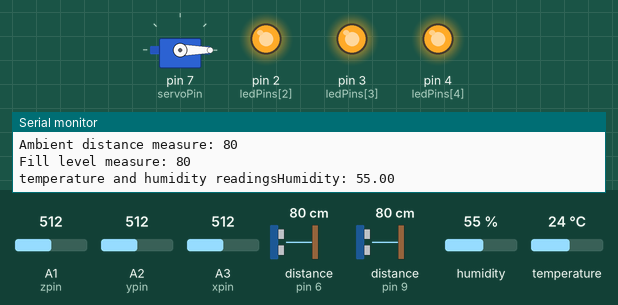
Simulated run of this sketch. Board: Arduino Uno, built with avr-gcc and run on an emulated ATmega328P. Shown: servo, output pins drawn as LEDs (lit = HIGH), the last lines printed to the serial monitor. Wiring (inferred from the names in the program): 2 × ultrasonic range finder: trigger pin 5, echo pin 6 / trigger pin 8, echo pin 9. The inputs (shaded band) are chosen by the test bench; at power-on: distance to the obstacle (sensors on pin 6, pin 9) 80 cm, A1 (zpin) = 512, A2 (ypin) = 512, A3 (xpin) = 512, humidity 55 %, temperature 24 °C. The echo pulse lasts 58.3 µs per cm; pins used as bus, display or sensor lines are not drawn.

Above: at 9.3 s.
9.4 s: distance to the obstacle (sensor on pin 6) set to 23 cm
15.3 s: distance to the obstacle (sensor on pin 6) set to 18 cm
At 19.0 s:
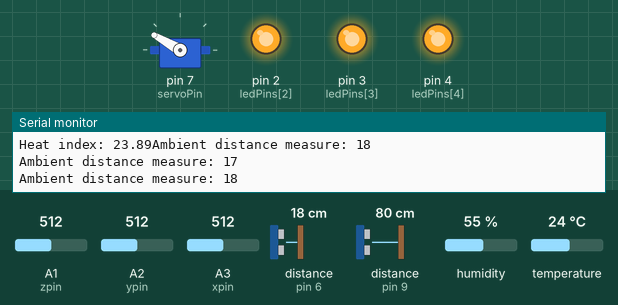
21.1 s: distance to the obstacle (sensor on pin 9) set to 76 cm
At 24.8 s:
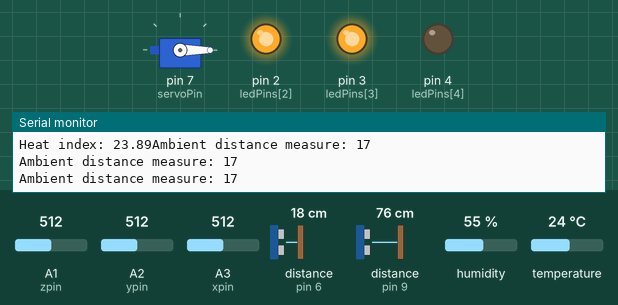
27.0 s: distance to the obstacle (sensor on pin 9) set to 68 cm
29.4 s: distance to the obstacle (sensor on pin 9) set to 59 cm
At 32.9 s:
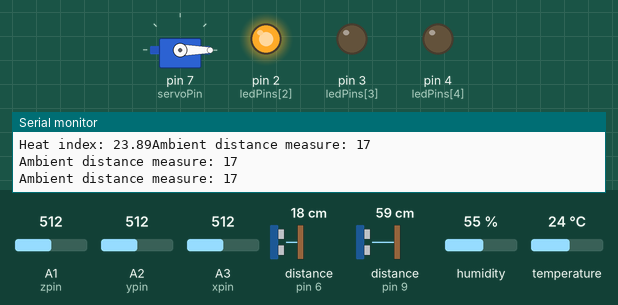
35.3 s: distance to the obstacle (sensor on pin 9) set to 2 cm
At 37.5 s:
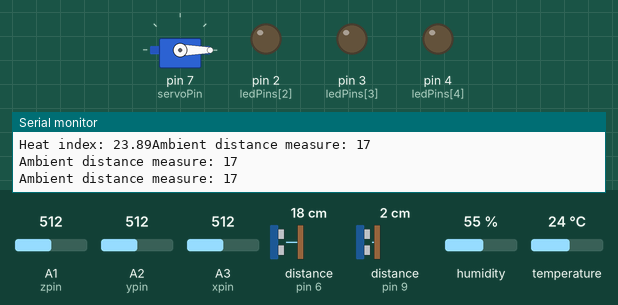
Timing chart, 0 to 42.0 s (numbered marks = the images above; inputs shaded):
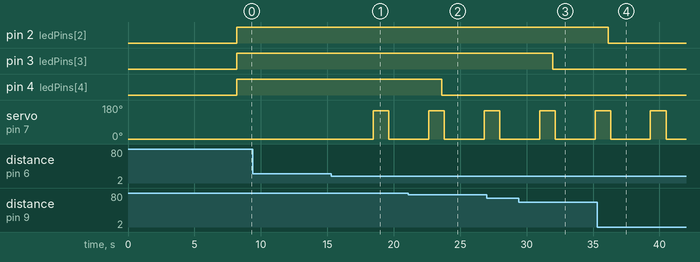

The sketch:

IoT_waste_management.ino
```cpp
#include <Servo.h> //servo library
#include "DHT.h"

// ultrasonic sensor for ambient distance
const int trigPin_ambi = 5;
const int echoPin_ambi = 6;

// ultrasonic sensor for fill level
const int trigPin_fill = 8;
const int echoPin_fill = 9;

// servo configuration
Servo servo;
const int servoPin = 7;

// led for 'on' indication
const int led = 10;

// LED bar graph
int ledCount = 5; // the number of LEDs in the bar graph
int ledPins[] = {0, 1, 2, 3, 4}; // an array of pin numbers to which LEDs are attached

// ADXL-335
const int xpin = A3; // x-axis of the accelerometer
const int ypin = A2; // y-axis
const int zpin = A1; // z-axis (only on 3-axis models)

// DHT11 - temperature humidity sensor
#define DHTTYPE DHT22
const int DHTPIN = 11;
DHT dht(DHTPIN, DHTTYPE);

long dist_ambi, dist_fill, duration_ambi, duration_fill, bin_height; //variables for dustbin fill level
long aver_ambi[3];   //array for average
long cali_height[3]; //array for bin height calibration
// variables for ADXL335
int xsample = 0;
int ysample = 0;
int zsample = 0;
long start;
bool topple;
#define samples 50
#define maxVal 20
#define minVal -20
#define ckTime 2000

// function to measure ambient distance
long measure_ambi()
{
  long cm, inches;

  digitalWrite(led, HIGH);
  digitalWrite(trigPin_ambi, LOW);
  delayMicroseconds(5);
  digitalWrite(trigPin_ambi, HIGH);
  delayMicroseconds(15);
  digitalWrite(trigPin_ambi, LOW);
  pinMode(echoPin_ambi, INPUT);

  duration_ambi = pulseIn(echoPin_ambi, HIGH);
  // inches = microsecondsToInches(duration_ambi); // distance in inches
  cm = microsecondsToCentimeters(duration_ambi); // distance in cm

  Serial.print("Ambient distance measure: ");
  // Serial.print(inches);
  Serial.print(cm);
  Serial.print("\n");

  return cm;
}

// function to measure fill level
long measure_fill()
{
  long cm, inches;

  digitalWrite(trigPin_fill, LOW);
  delayMicroseconds(5);
  digitalWrite(trigPin_fill, HIGH);
  delayMicroseconds(15);
  digitalWrite(trigPin_fill, LOW);
  pinMode(echoPin_fill, INPUT);

  duration_fill = pulseIn(echoPin_fill, HIGH);
  // inches = microsecondsToInches(duration_fill);  // distance in inches
  cm = microsecondsToCentimeters(duration_fill); // distance in cm

  Serial.print("Fill level measure: ");
  // Serial.print(inches);
  Serial.print(cm);
  Serial.print("\n");

  return cm;
}

// function to convert duration to inches
long microsecondsToInches(long microseconds)
{
  return microseconds / 74 / 2;
}

// function to convert duration to cms
long microsecondsToCentimeters(long microseconds)
{
  return microseconds / 29 / 2;
}

// function to open bin when personnel is standing near
void open(long d)
{
  if (d < 20)
  {
    //Change distance as per your need
    servo.attach(servoPin);
    delay(1);
    servo.write(0);
    delay(3000);
    servo.write(150);
    delay(1000);
    servo.detach();
    Serial.print("Distance from bin: ");
    Serial.print(d);
    Serial.print("\n");
  }
}

// calibrating the ADXL335
void calibrate_adxl(){
  for (int i = 0; i < samples; i++)
  {
    xsample += analogRead(xpin);
    ysample += analogRead(ypin);
    zsample += analogRead(zpin);
  }
  xsample /= samples;
  ysample /= samples;
  zsample /= samples;
}

// setup process - will run only once
void setup()
{
  Serial.begin(9600); // Starting Serial Terminal

  delay(5000);

  // ADXL335 setup
  calibrate_adxl();
  topple = false;

  // servo setup
  servo.attach(servoPin);

  // ultrasonic sensor
  pinMode(trigPin_ambi, OUTPUT);
  pinMode(echoPin_ambi, INPUT);
  pinMode(trigPin_fill, OUTPUT);
  pinMode(echoPin_fill, INPUT);
  servo.write(0); //close cap on power on
  delay(100);
  servo.detach();

  // loop over the led pin array and set them all to output:
  for (int thisLed = 0; thisLed < ledCount; thisLed++)
  {
    pinMode(ledPins[thisLed], OUTPUT);
  }

  // calibrating bin_height
  for (int i = 0; i <= 2; i++)
  { //average distance
    cali_height[i] = measure_fill();
    delay(1000); //delay between measurements
  }
  // calculating bin height
  bin_height = (cali_height[0] + cali_height[1] + cali_height[2]) / 3;

  // starting dht11 sensor
  dht.begin();

}

// constantly looping code
void loop()
{
  for (int i = 0; i <= 2; i++)
  {
    //average distance
    aver_ambi[i] = measure_ambi();
    delay(10); //delay between measurements
  }
  dist_ambi = (aver_ambi[0] + aver_ambi[1] + aver_ambi[2]) / 3;

  // open bin if person nearby
  open(dist_ambi);

  /* mapping to led graphs */
  // measuring fill level
  int fill_level = measure_fill();
  // map the result to a range from 0 to the number of LEDs:
  int ledLevel = map(fill_level, 0, bin_height, 0, ledCount);
  // loop over the LED array:
  for (int thisLed = 0; thisLed < ledCount; thisLed++){
    // if the array element's index is less than ledLevel,
    // turn the pin for this element on:
    if (thisLed < ledLevel){
      digitalWrite(ledPins[thisLed], HIGH);
    }
    // turn off all pins higher than the ledLevel:
    else
    {
      digitalWrite(ledPins[thisLed], LOW);
    }
  }

  // detecting if excess movement occurs
  int value1 = analogRead(xpin);
  int value2 = analogRead(ypin);
  int value3 = analogRead(zpin);

  int xValue = xsample - value1;
  int yValue = ysample - value2;
  int zValue = zsample - value3;

  // printing ADXL335 values
  // Serial.print("x=");
  // Serial.println(xValue);
  // Serial.print("y=");
  // Serial.println(yValue);
  // Serial.print("z=");
  // Serial.println(zValue);
  // Serial.println(" $");

  if (xValue < minVal || xValue > maxVal || yValue < minVal || yValue > maxVal || zValue < minVal || zValue > maxVal)
  {
    // excess movement detected
    if(topple = false)
      start = millis();
    topple = true;
  }
  else if(topple == true){
    if(millis()>=start+ckTime){
      // dustbin has fallen, stop measuring
      Serial.print("Dustbin has fallen!");
      Serial.print("\n");
      exit(1);
    }
  }

  // Reading temperature or humidity takes about 250 milliseconds
  float hum = dht.readHumidity();
  float temp = dht.readTemperature(); // in celcius

  // Compute heat index in Celsius (isFahreheit = false)
  float hic = dht.computeHeatIndex(temp, hum, false);

  Serial.print("temperature and humidity readings");
  Serial.print("Humidity: ");
  Serial.print(hum);
  Serial.print("\n");
  Serial.print("Temperature (*C): ");
  Serial.print(temp);
  Serial.print("\n");
  Serial.print("Heat index: ");
  Serial.print(hic);
}
```

Measured:
- the behaviour switches between 21 and 20 cm on distance to the obstacle (sensor on pin 6) (found by bisection; images 0 and 1)
- the behaviour switches between 80 and 79 cm on distance to the obstacle (sensor on pin 9) (found by bisection; images 1 and 2)
- the behaviour switches between 64 and 63 cm on distance to the obstacle (sensor on pin 9) (found by bisection; images 2 and 3)
- after the input at 15.3 s, servo on pin 7 (servoPin): 0° → 150° after 3.2 s, → 0° 1.2 s later
- after the input at 21.1 s, pin 4 (ledPins[4]): HIGH → LOW after 2.5 s
- after the input at 29.4 s, pin 3 (ledPins[3]): HIGH → LOW after 2.6 s
- after the input at 35.3 s, pin 2 (ledPins[2]): HIGH → LOW after 0.85 s
